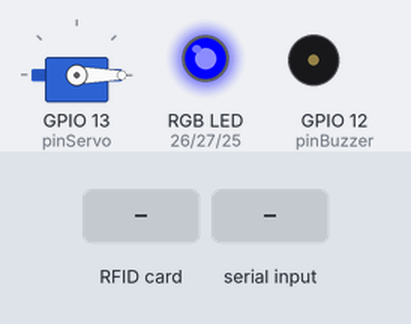
The sketch below on a simulated ESP32. On the bench: servo, an RGB LED mixed from three pins (HIGH = lit), buzzer (waves = sounding, pin HIGH). Inputs (shaded band) come from the test bench. Nothing arrives over Bluetooth unless stated; what the sketch prints to the serial monitor is not drawn.

Above: at 1.2 s.
1.3 s: RFID card A3 B1 C2 D4 held to the reader
At 2.7 s:
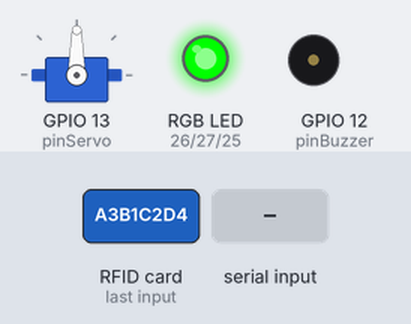
3.0 s: "buka\n" received over the second serial link
At 5.8 s:
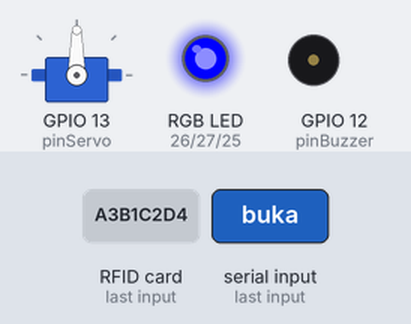
6.0 s: RFID card 5E 7A 19 C4 held to the reader
At 6.5 s:
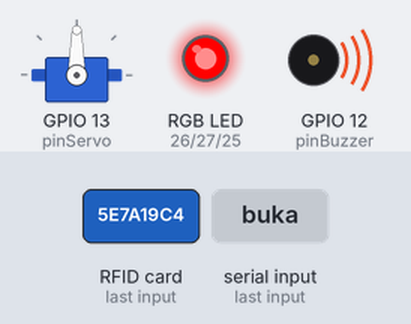
8.5 s: "nyala-merah\n" received over the second serial link
At 9.1 s:
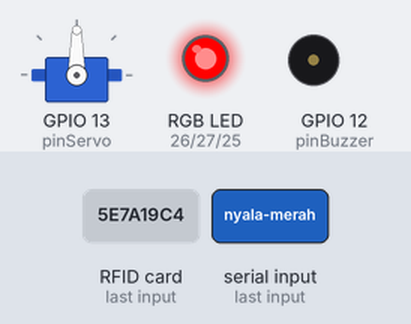
10.0 s: "tutup\n" received over the second serial link
At 10.8 s:
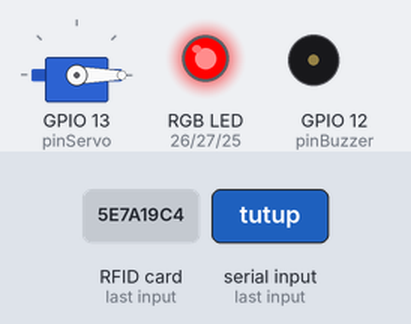
11.5 s: "nyala-hijau\n" received over the second serial link
At 12.7 s:
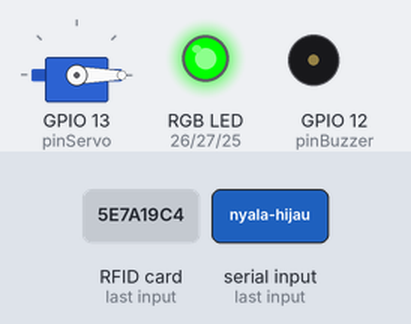
Timing chart, 0 to 14.0 s (numbered marks = the images above; inputs shaded):
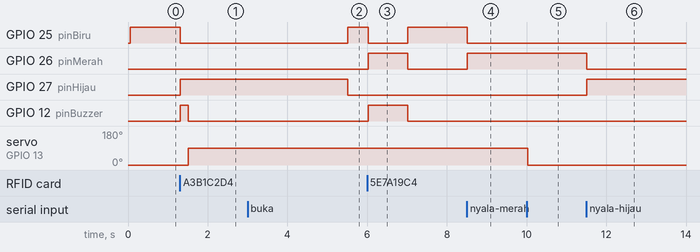

Measured:
- after the input at 1.3 s, GPIO 25 (pinBiru): HIGH → LOW at once; GPIO 27 (pinHijau): LOW → HIGH at once; GPIO 12 (pinBuzzer): LOW → HIGH at once, → LOW 0.20 s later; servo on GPIO 13 (pinServo): 0° → 90° after 0.21 s
- after the input at 3.0 s, servo on GPIO 13 (pinServo): stays 90° (without the input it goes to 0° after 2.5 s)
- after the input at 6.0 s, GPIO 25 (pinBiru): HIGH → LOW at once, → HIGH 1.0 s later; GPIO 26 (pinMerah), GPIO 12 (pinBuzzer): LOW → HIGH at once, → LOW 1.0 s later
- after the input at 8.5 s, GPIO 25 (pinBiru): HIGH → LOW at once; GPIO 26 (pinMerah): LOW → HIGH at once
- after the input at 10.0 s, servo on GPIO 13 (pinServo): 90° → 0° at once
- after the input at 11.5 s, GPIO 26 (pinMerah): HIGH → LOW at once; GPIO 27 (pinHijau): LOW → HIGH at once

The sketch:

S1_Code_class6_PT8-PT12.ino
```cpp
#include "BluetoothSerial.h"
#include <ESP32Servo.h>
#include <SPI.h>
#include <MFRC522.h>

BluetoothSerial SerialBT;
Servo palangServo;

// Definisi PIN RFID
#define SS_PIN  5 //sda
#define RST_PIN 22
MFRC522 rfid(SS_PIN, RST_PIN);

// Definisi PIN Komponen Lain
const int pinServo  = 13;
const int pinBuzzer = 12;
const int pinMerah  = 26;
const int pinHijau  = 27;
const int pinBiru   = 25;

// VARIABEL KONTROL MODE
bool modeDarurat = false;

// P10: UID KARTU YANG TERDAFTAR (Siswa akan mengganti bagian ini dengan UID mereka)
String kartuTerdaftar = "a3 b1 c2 d4";

void setup() {
  Serial.begin(115200);

  // Mengaktifkan Bluetooth
  SerialBT.begin("Smart_Parking_Gate");
  Serial.println("Sistem Siap! Sambungkan ke 'Smart_Parking_Gate'");

  // Inisialisasi RFID
  SPI.begin();
  rfid.PCD_Init();

  // Inisialisasi Servo
  palangServo.attach(pinServo);
  palangServo.write(0); // Posisi awal menutup

  // Inisialisasi Output
  pinMode(pinBuzzer, OUTPUT);
  pinMode(pinMerah, OUTPUT);
  pinMode(pinHijau, OUTPUT);
  pinMode(pinBiru, OUTPUT);

  // Kondisi awal (Standby): Lampu Biru selalu menyala sesuai instruksi
  aturLampu(LOW, LOW, HIGH);
}

void loop() {
  // ---- CEK DATA BLUETOOTH (P4-P7 + FITUR DARURAT P10) ----
  if (SerialBT.available()) {
    String perintah = SerialBT.readStringUntil('\n');
    perintah.trim();

    // 1. Logika Manual dari P4-P7 (Tetap dipertahankan)
    if (!modeDarurat) {
      if (perintah == "buka") {
        palangServo.write(90);
        SerialBT.println("Palang Terbuka!");
      }
      else if (perintah == "tutup") {
        palangServo.write(0);
        SerialBT.println("Palang Tertutup!");
      }
      else if (perintah == "nyala-merah") {
        aturLampu(HIGH, LOW, LOW); SerialBT.println("merah nyala");
      }
      else if (perintah == "nyala-hijau") {
        aturLampu(LOW, HIGH, LOW); SerialBT.println("hijau nyala");
      }
      else if (perintah == "nyala-biru") {
        aturLampu(LOW, LOW, HIGH); SerialBT.println("biru nyala");
      }
    }

    // 2. FITUR LOGIKA MODE DARURAT (P10)
    if (perintah == "darurat") {
      modeDarurat = true;
      SerialBT.println("Sistem Masuk Mode Darurat! RFID Dinonaktifkan.");
    }
    else if (perintah == "darurat-buka" && modeDarurat) {
      palangServo.write(90);
      aturLampu(LOW, HIGH, LOW); // LED Hijau Menyala
      digitalWrite(pinBuzzer, HIGH);
      delay(1000);               // Durasi 1 Detik
      digitalWrite(pinBuzzer, LOW);
      // Kembali ke lampu standby biru setelah aksi selesai
      aturLampu(LOW, LOW, HIGH);
      SerialBT.println("darurat buka gate berhasil");
    }
    else if (perintah == "darurat-tutup" && modeDarurat) {
      palangServo.write(0);
      aturLampu(HIGH, LOW, LOW); // LED Merah Menyala
      digitalWrite(pinBuzzer, HIGH);
      delay(1000);               // Durasi 1 Detik
      digitalWrite(pinBuzzer, LOW);
      // Kembali ke lampu standby biru setelah aksi selesai
      aturLampu(LOW, LOW, HIGH);
      SerialBT.println("darurat tutup berhasil");
    }
    else if (perintah == "keluar-darurat") {
      modeDarurat = false;
      aturLampu(LOW, LOW, HIGH); // Standby Biru
      SerialBT.println("masuk ke sistem normal dengan rfid");
    }
  }

  // ---- LOGIKA UTAMA RFID (JIKA TIDAK SEDANG MODE DARURAT) ----
  if (modeDarurat) {
    return; // Jika dalam mode darurat, program di bawah (RFID) dilewati/stop looping
  }

  // Cek apakah ada kartu baru didekatkan
  if (!rfid.PICC_IsNewCardPresent() || !rfid.PICC_ReadCardSerial()) {
    return;
  }

  // P9: Membaca dan Menyusun teks UID Kartu
  String uidKartu = "";
  for (byte i = 0; i < rfid.uid.size; i++) {
    uidKartu += String(rfid.uid.uidByte[i] < 0x10 ? "0" : "");
    uidKartu += String(rfid.uid.uidByte[i], HEX);
    if (i < rfid.uid.size - 1) uidKartu += " ";
  }

  // P9: Kirim Feedback UID ke Terminal HP Anak
  SerialBT.println("UID Kartu Anda: " + uidKartu);

  // P10: Logika Buka Otomatis via RFID
  if (uidKartu == kartuTerdaftar) {
    SerialBT.println("Akses Diterima! Membuka Palang...");

    // Indikator Sukses
    aturLampu(LOW, HIGH, LOW); // LED Hijau
    digitalWrite(pinBuzzer, HIGH); delay(200); digitalWrite(pinBuzzer, LOW);

    palangServo.write(90);     // Palang Terbuka
    delay(4000);               // Tunggu 4 detik agar mobil lewat

    palangServo.write(0);      // Palang Menutup Kembali
    aturLampu(LOW, LOW, HIGH); // Kembali ke Standby Biru
  } else {
    // Jika kartu tidak terdaftar
    SerialBT.println("Akses Ditolak! Kartu Tidak Dikenal.");
    aturLampu(HIGH, LOW, LOW); // LED Merah berkedip peringatan
    digitalWrite(pinBuzzer, HIGH); delay(1000); digitalWrite(pinBuzzer, LOW);
    aturLampu(LOW, LOW, HIGH); // Kembali ke Standby Biru
  }

  rfid.PICC_HaltA();
}

// Sub-fungsi pembantu untuk mengatur warna RGB secara ringkas
void aturLampu(int r, int g, int b) {
  digitalWrite(pinMerah, r);
  digitalWrite(pinHijau, g);
  digitalWrite(pinBiru, b);
}
```
